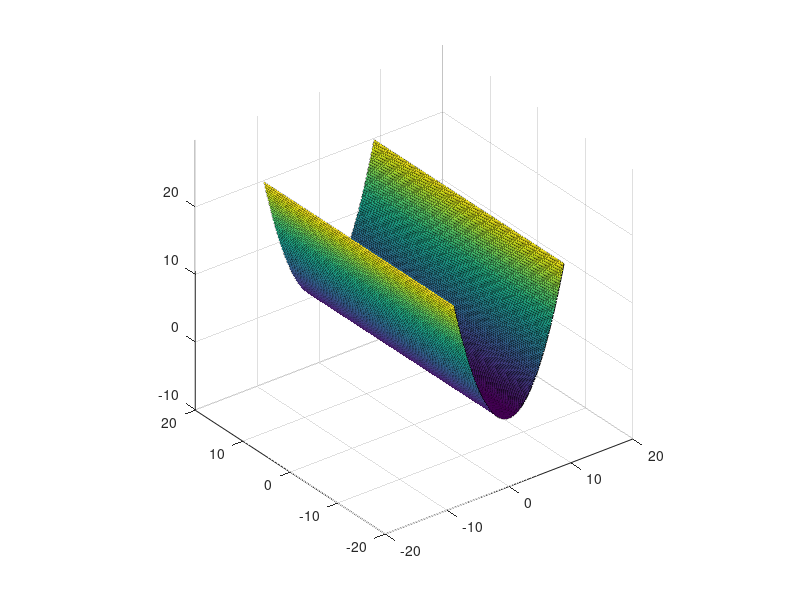

Recreate this plot in MATLAB. (Note: this script raises an error after producing the figure.)
% Set Operational Space to This mfile Location
[pathstr,name,ext] = fileparts(which(mfilename));
cd(pathstr);

%% 2D Parabola:
% y^2 = 4*f*x

f = 1;
x = -20:0.1:20;
y = -20:0.1:20;
[x,y] = meshgrid(x,y);
z = (x.^2)./4*f;
z(z>20) = NaN;
figure;
surf(x,y,z);
axis equal;

surf2stl('2D Parabola.stl', x,y,z);

%% 3D Parabola:
% y^2 + z^2 = 4*f*x

f = 1;
x = -20:0.1:20;
y = -20:0.1:20;
[x,y] = meshgrid(x,y);
z = (x.^2)./4*f + (y.^2)./4*f;
z(z>20) = NaN;
figure;
surf(x,y,z);
axis equal;

surf2stl('3D Parabola.stl', x,y,z);